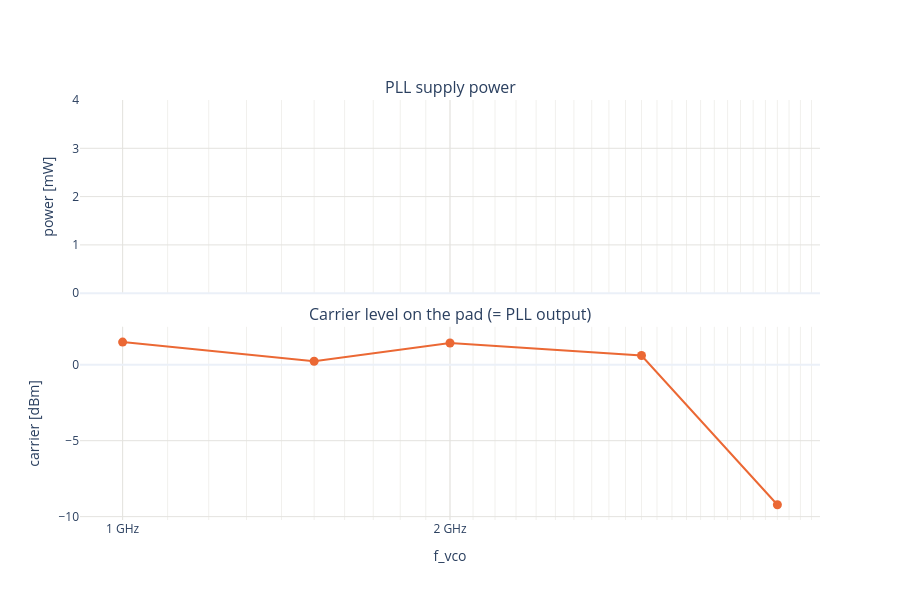

The notebook cell saved with this chart:
### Code cell
# PLL supply power and carrier level on the pad vs f_vco.
fig = make_subplots(rows=2, cols=1, shared_xaxes=True, vertical_spacing=0.08,
                    subplot_titles=["PLL supply power", "Carrier level on the pad (= PLL output)"])
fig.add_scatter(x=ok["f_vco"] / 1e6, y=ok["pll_p"] * 1e3, mode="lines+markers", showlegend=False, row=1, col=1,
                line=dict(color=PALETTE[0], width=2), marker=dict(size=9), customdata=HOVER_DATA,
                hovertemplate=f"%{{y:.3f}} mW at %{{x:g}} MHz<br>{HOVER_SETTING}<extra></extra>")
fig.add_scatter(x=ok["f_vco"] / 1e6, y=ok["carrier_dbm"], mode="lines+markers", showlegend=False, row=2, col=1,
                line=dict(color=PALETTE[1], width=2), marker=dict(size=9), customdata=np.c_[HOVER_DATA, ok["total_div"]],
                hovertemplate=f"%{{y:.1f}} dBm at %{{x:g}} MHz (/%{{customdata[6]:.0f}})<br>{HOVER_SETTING}<extra></extra>")
fig.update_layout(template="plotly_white", height=600)
fig.update_xaxes(gridcolor=GRID, **FREQ_AXIS)
fig.update_xaxes(title="f_vco", row=2)
fig.update_yaxes(gridcolor=GRID)
fig.update_yaxes(title="power [mW]", rangemode="tozero", row=1)
fig.update_yaxes(title="carrier [dBm]", row=2)
save(fig, "power_carrier_vs_f")

### Figure 1 — Plotly figure (JSON) as saved in the notebook; plotly's stock layout.template omitted (floating-point values rounded to 4 significant figures)
{"data": [{"customdata": [[6.0, 8.0, 10.0, 1996.0, 1.49, 7.812], [0.0, 11.0, 15.0, 1939.0, 0.2307, 11.72], [0.0, 9.0, 0.0, 1938.0, 1.43, 15.62], [0.0, 8.0, 12.0, 15020.0, 0.6037, 23.44], [0.0, 8.0, 0.0, 28040.0, -9.216, 31.25]], "hovertemplate": "%{y:.3f} mW at %{x:g} MHz<br>ref %{customdata[5]:.4g} MHz, c%{customdata[0]:.0f} min %{customdata[1]:.0f} max %{customdata[2]:.0f}, |Kvco| %{customdata[3]:.0f} MHz/V, carrier %{customdata[4]:.1f} dBm<extra></extra>", "line": {"color": "#2a78d6", "width": 2}, "marker": {"size": 9}, "mode": "lines+markers", "showlegend": false, "type": "scatter", "x": [1000.0, 1500.0, 2000.0, 3000.0, 4000.0], "xaxis": "x", "y": [NaN, NaN, NaN, NaN, NaN], "yaxis": "y"}, {"customdata": [[6.0, 8.0, 10.0, 1996.0, 1.49, 7.812, 16.0], [0.0, 11.0, 15.0, 1939.0, 0.2307, 11.72, 16.0], [0.0, 9.0, 0.0, 1938.0, 1.43, 15.62, 32.0], [0.0, 8.0, 12.0, 15020.0, 0.6037, 23.44, 32.0], [0.0, 8.0, 0.0, 28040.0, -9.216, 31.25, 64.0]], "hovertemplate": "%{y:.1f} dBm at %{x:g} MHz (/%{customdata[6]:.0f})<br>ref %{customdata[5]:.4g} MHz, c%{customdata[0]:.0f} min %{customdata[1]:.0f} max %{customdata[2]:.0f}, |Kvco| %{customdata[3]:.0f} MHz/V, carrier %{customdata[4]:.1f} dBm<extra></extra>", "line": {"color": "#eb6834", "width": 2}, "marker": {"size": 9}, "mode": "lines+markers", "showlegend": false, "type": "scatter", "x": [1000.0, 1500.0, 2000.0, 3000.0, 4000.0], "xaxis": "x2", "y": [1.49, 0.2307, 1.43, 0.6037, -9.216], "yaxis": "y2"}], "layout": {"annotations": [{"font": {"size": 16}, "showarrow": false, "text": "PLL supply power", "x": 0.5, "xanchor": "center", "xref": "paper", "y": 1, "yanchor": "bottom", "yref": "paper"}, {"font": {"size": 16}, "showarrow": false, "text": "Carrier level on the pad (= PLL output)", "x": 0.5, "xanchor": "center", "xref": "paper", "y": 0.46, "yanchor": "bottom", "yref": "paper"}], "height": 600, "xaxis": {"anchor": "y", "domain": [0, 1], "gridcolor": "#e4e3df", "matches": "x2", "minor": {"gridcolor": "#f1f0ed", "showgrid": true}, "showticklabels": false, "ticktext": ["100 MHz", "200 MHz", "500 MHz", "1 GHz", "2 GHz", "5 GHz", "10 GHz"], "tickvals": [100, 200, 500, 1000, 2000, 5000, 10000], "type": "log"}, "xaxis2": {"anchor": "y2", "domain": [0, 1], "gridcolor": "#e4e3df", "minor": {"gridcolor": "#f1f0ed", "showgrid": true}, "ticktext": ["100 MHz", "200 MHz", "500 MHz", "1 GHz", "2 GHz", "5 GHz", "10 GHz"], "tickvals": [100, 200, 500, 1000, 2000, 5000, 10000], "title": {"text": "f_vco"}, "type": "log"}, "yaxis": {"anchor": "x", "domain": [0.54, 1], "gridcolor": "#e4e3df", "rangemode": "tozero", "title": {"text": "power [mW]"}}, "yaxis2": {"anchor": "x2", "domain": [0, 0.46], "gridcolor": "#e4e3df", "title": {"text": "carrier [dBm]"}}}}
